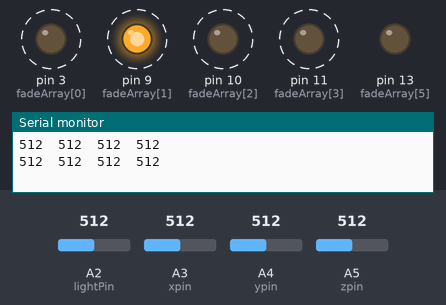
The sketch below on a simulated Arduino Uno, built with avr-gcc and run on an emulated ATmega328P. Shown: output pins drawn as LEDs (lit = HIGH), the last lines printed to the serial monitor. Dashed ring = blinking. Inputs (shaded band) come from the test bench; at power-on: A4 (ypin) = 512, A5 (zpin) = 512, A3 (xpin) = 512, A2 (lightPin) = 512.

Above: at 4.55 s.
4.6 s: A4 (ypin) set to 440
At 4.9 s:
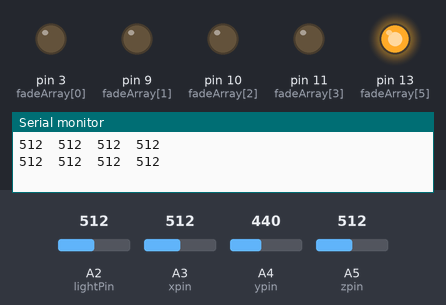
9.2 s: A4 (ypin) set to 460
At 9.5 s:
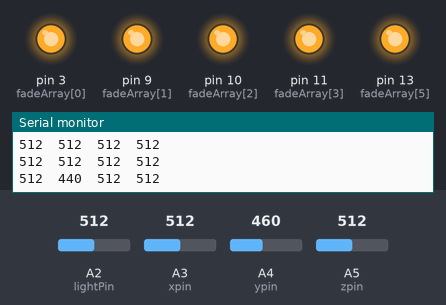
13.8 s: A5 (zpin) set to 411
18.4 s: A5 (zpin) set to 385
At 20.0 s:
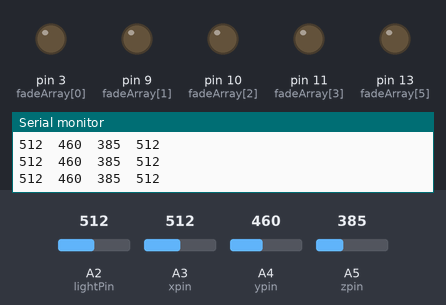
23.0 s: A3 (xpin) set to 466
27.6 s: A3 (xpin) set to 439
At 27.75 s:
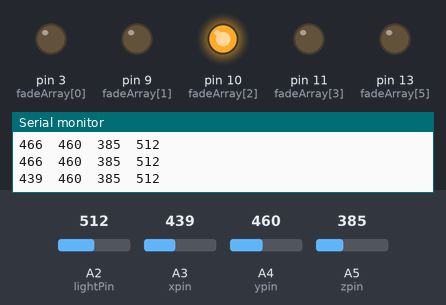
Timing chart, 0 to 33.2 s (numbered marks = the images above; inputs shaded):
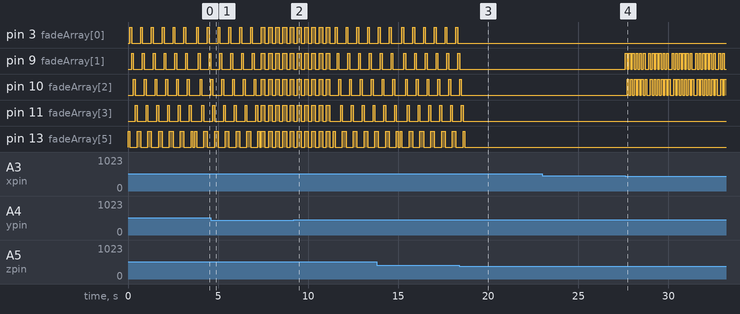

Measured:
- the behaviour switches between 401 and 400 on A5 (zpin) (found by bisection; images 2 and 3)
- the behaviour switches between 450 and 449 on A3 (xpin) (found by bisection; images 3 and 4)
- after the input at 18.4 s, pin 3 (fadeArray[0]): stops changing and stays LOW; pin 9 (fadeArray[1]): goes on until 18.4 s, then stays LOW; pin 10 (fadeArray[2]): goes on until 18.5 s, then stays LOW; pin 11 (fadeArray[3]): goes on until 18.6 s, then stays LOW; pin 13 (fadeArray[5]): goes on until 18.7 s, then stays LOW
- after the input at 27.6 s, pin 9 (fadeArray[1]): LOW → HIGH at once, then repeats every 1.3 s: 5 × (LOW 0.10 s, HIGH 0.10 s), LOW 0.20 s, HIGH 0.10 s; pin 10 (fadeArray[2]): LOW → HIGH after 0.10 s, then repeats every 1.3 s: 5 × (LOW 0.10 s, HIGH 0.10 s), LOW 0.20 s, HIGH 0.10 s
- by itself, pin 3 (fadeArray[0]), pin 9 (fadeArray[1]), pin 10 (fadeArray[2]), pin 11 (fadeArray[3]): alternates HIGH for 0.10 s and LOW for 0.50 s

The sketch:

glove1.ino
```cpp
/* working test code for 8 LEDs controlled from an array
   good for test ing your understanding of arrays and generating patterns
   for LED light painting activities
   April 7 2017

   glove1 on 14-Aug-2015
   17-aug-2015
   19.08.2015 23:10:03      mod to add light sensor
   21 August 2015
   */
#define delaybase 6
// explain what delaybase is for

int fadeArray[] = {3, 9, 10, 11, 2, 13}; // array of all PWM capable LEDs
int fadeArrayLen = 6;

int led = 3;           // the pin that the LED is attached to
int brightness = 0;    // how bright the LED is
int fadeAmount = 5;    // how many points to fade the LED by

// glove use pins 13,3,9,10,11
int ledCount = 6;
int ledPins[] = { 13, 3, 9, 10, 11, 13 };

int   LsensorValue;
int   XsensorValue;
int   YsensorValue;
int   ZsensorValue;

const int lightPin = A2;                  // light sensor
const int xpin = A3;                  // x-axis of the accelerometer
const int ypin = A4;// A2;            // y-axis
const int zpin = A5;  //A1;           // z-axis (only on 3-axis models)
#define ledDelay 100
#define debugging 1         // a logical => true for serial o/p

void setup() {  // maybe add a serial connection here to avoid the hangs
  // actually fixed the reloading refusal by double clicking on reset switch before uploading
  for (int thisLed = 0; thisLed < ledCount; thisLed++) {
    pinMode(ledPins[thisLed], OUTPUT);
  }
  if (debugging) {
    // initialize the serial communications:
    Serial.begin(9600);
  }
  // pattern8();   PWM upsets the flow ATM
}

void loop() {
  // You do not need to call pinMode() to set the pin as an output before calling analogWrite().
  // print the sensor values:
  LsensorValue = analogRead(lightPin);  // remove later
  XsensorValue = analogRead(xpin);      // remove later
  YsensorValue = analogRead(ypin);      // remove later
  ZsensorValue = analogRead(zpin);      // remove later
  if (debugging) {
    Serial.print(XsensorValue);
    //   XsensorValue = analogRead(xpin);   // remove later
    // print a tab between values:
    Serial.print("\t");
    Serial.print(YsensorValue);
    Serial.print("\t");
    Serial.print(ZsensorValue);
    Serial.print("\t");
    Serial.print(LsensorValue);
    Serial.println();

  }
  if (XsensorValue < 450) { // glove tips UP
    pattern6();
  }
  //*  if (YsensorValue > 600) { // thumb DOWN
  //*    pattern8();
  //*  }
  if (YsensorValue < 450) { //
    pattern3();
  }
  if (ZsensorValue > 400) { //
    pattern1();
  }
  /*
  if (ZsensorValue < 100) {
    //  this is very common - now with glove on desk -
    // something changed - faulty sensor - unlikely - or fluke early in testing
    // avoid this
    pattern1a();
  }
  */

  if (LsensorValue < 10) { // darkness
    pattern7();
  }
  // delay before next reading:
  delay(100);
  //  pattern1a();
  //  pattern2();
  //  pattern3();
  //pattern4();   // looks odd - unbalanced
  //pattern5();
}


// need new patterns - like two middle fingers flashing    pins 3,9
// need new patterns - like two outer  fingers flashing

#define LledDelay 25
void pattern7() {   // two fingers
  for (int lp = 0; lp < delaybase; lp++) {
    for (int thisLed = 0; thisLed < 4; thisLed++) {
      digitalWrite(ledPins[thisLed], HIGH);
      delay(LledDelay);
      digitalWrite(ledPins[thisLed], LOW);
      delay(LledDelay);
    }
  }
}
void pattern6() {   // two fingers
  for (int lp = 0; lp < delaybase; lp++) {
    for (int thisLed = 2; thisLed < 4; thisLed++) {
      digitalWrite(ledPins[thisLed], HIGH);
      delay(ledDelay);
      digitalWrite(ledPins[thisLed], LOW);
    }
  }
}
void pattern1() {
  for (int lp = 0; lp < delaybase; lp++) {
    for (int thisLed = 0; thisLed < ledCount; thisLed++) {
      digitalWrite(ledPins[thisLed], HIGH);
      delay(ledDelay);
      digitalWrite(ledPins[thisLed], LOW);
    }
  }
}
void pattern1a() {    // opposite direction to (1)
  for (int lp = 0; lp < delaybase; lp++) {
    for (int thisLed = 0; thisLed < ledCount; thisLed++) {
      digitalWrite(ledPins[ledCount - thisLed], HIGH);
      delay(ledDelay);
      digitalWrite(ledPins[ledCount - thisLed], LOW);
    }
  }
}
void pattern2() {
  for (int lp = 0; lp < delaybase; lp++) {
    for (int thisLed = 0; thisLed < ledCount; thisLed++) {
      digitalWrite(ledPins[thisLed], HIGH);
      delay(ledDelay / 3);
      digitalWrite(ledPins[thisLed], LOW);
    }
  }
}
void pattern3() {
  for (int lp = 0; lp < 10; lp++) {
    for (int thisLed = 0; thisLed < ledCount; thisLed++) {
      digitalWrite(ledPins[thisLed], HIGH);   // all high
    }
    delay(ledDelay * 2);                    // wait
    for (int thisLed = 0; thisLed < ledCount; thisLed++) {
      digitalWrite(ledPins[thisLed], LOW);    // now all low
    }
    delay(ledDelay * 2);                    // wait
  }
}
void pattern4() {
  for (int lp = 0; lp < 10; lp++) {
    for (int thisLed = 0; thisLed <= ledCount; thisLed = thisLed + 2) { // sort of alternate LED
      digitalWrite(ledPins[thisLed], HIGH);   // all high
    }
    delay(ledDelay * 2);                    // wait
    for (int thisLed = 0; thisLed < ledCount; thisLed = thisLed + 1) {
      digitalWrite(ledPins[thisLed], HIGH);   // all high
    }
    for (int thisLed = 0; thisLed < ledCount; thisLed = thisLed + 2) {
      digitalWrite(ledPins[thisLed], LOW);    // now all low
    }
    delay(ledDelay * 2);                    // wait
  }
}
void pattern5() {
  for (int lp = 0; lp < 10; lp++) {
    for (int thisLed = 1; thisLed <= ledCount; thisLed = thisLed + 2) { // sort of alternate LED
      digitalWrite(ledPins[thisLed], HIGH);   // all high
    }
    delay(ledDelay * 2);                    // wait
    for (int thisLed = 0; thisLed < ledCount; thisLed = thisLed + 1) {
      digitalWrite(ledPins[thisLed], HIGH);   // all high
    }
    for (int thisLed = 0; thisLed < ledCount; thisLed = thisLed + 2) {
      digitalWrite(ledPins[thisLed], LOW);    // now all low
    }
    delay(ledDelay * 2);                    // wait
  }
}

void pattern8() {
  fadeAll();
}
void fadeAll() {
  for (int f = 0; f < fadeArrayLen; f++) {
    analogWrite(fadeArray[f], brightness);
  }
  brightness = brightness + fadeAmount;
  if (brightness == 0 || brightness == 255) {
    fadeAmount = -fadeAmount ;
  }
  delay(30);
}
```
